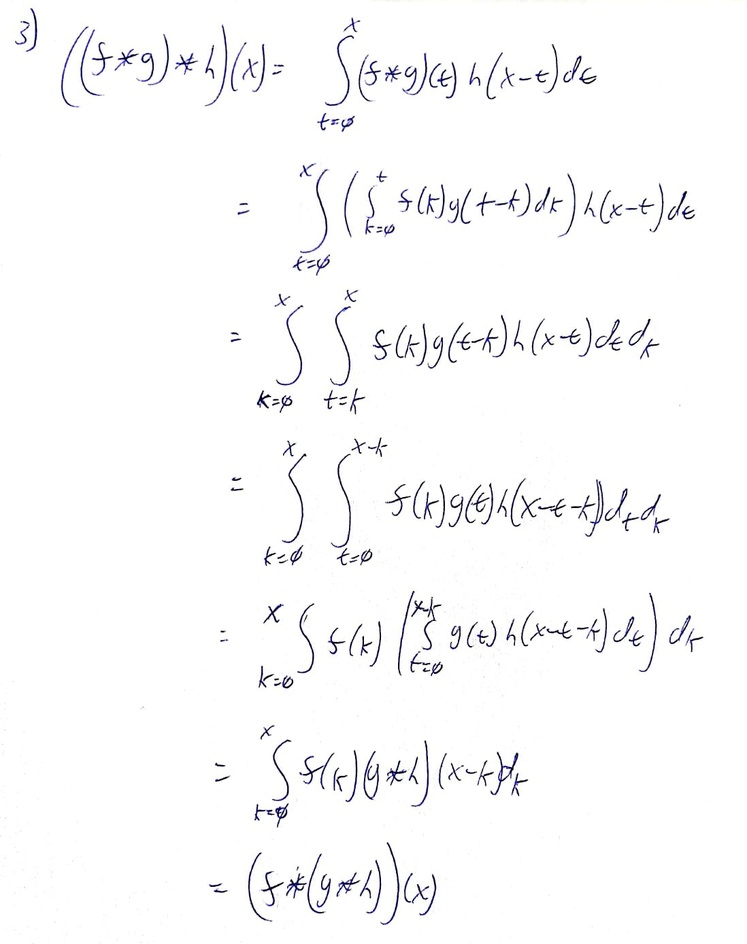
#> input picture Computer Vision Exercises/sheet04/cvsheets-079111da49168758507d2214a9681d1a21daf327/sheet01/src/tex/q3img.jpeg, 747 x 944 px, shrunk from 1098 x 1388 before the run
$ python sheet01.py tex/q3img.jpeg
#> lines starting #> are read from the running program, lines starting #| are printed output that depends on the picture; after the words box and inside, x2 and y2 are one past the last pixel; in counts of white or black regions, pixels touching at a corner belong together; long printed decimals are rounded
import cv2 as cv
import numpy as np
from matplotlib import pyplot as plt
import random
import time
import sys


if __name__ == '__main__':
    img_path = sys.argv[1]


#    =========================================================================
#    ==================== Task 1 =================================
#    =========================================================================
    print('------------------');
    print('Task 1:');
    print('------------------');
    # a
    print("------")
    print("a")
    print("------")
    img = cv.cvtColor(cv.imread(img_path), cv.COLOR_RGB2GRAY)
#> img: shape (944, 747); min 0, max 255, mean 250.1

    def integ(img):
        img_int = np.zeros(img.shape, dtype=int)

        img_int[0,0] = img[0,0]
#> img_int: shape (944, 747) int64; 0% white in thin lines or dots, all inside (x1, y1, x2, y2) = (0, 0, 1, 1)

        for i in range(1, img_int.shape[0]):
            img_int[i,0] = img[i,0] + img_int[i-1,0]
#> img_int: shape (944, 747) int64; min 0, max 240481, mean 161.2

        for j in range(1, img_int.shape[1]):
            img_int[0,j] = img[0,j] + img_int[0,j-1]
#> img_int: shape (944, 747) int64; min 0, max 240481, mean 261.7

        for i in range(1, img_int.shape[0]):
            for j in range(1, img_int.shape[1]):
                img_int[i,j] = img[i,j] + img_int[i,j-1] - img_int[i-1,j-1] + img_int[i-1,j]
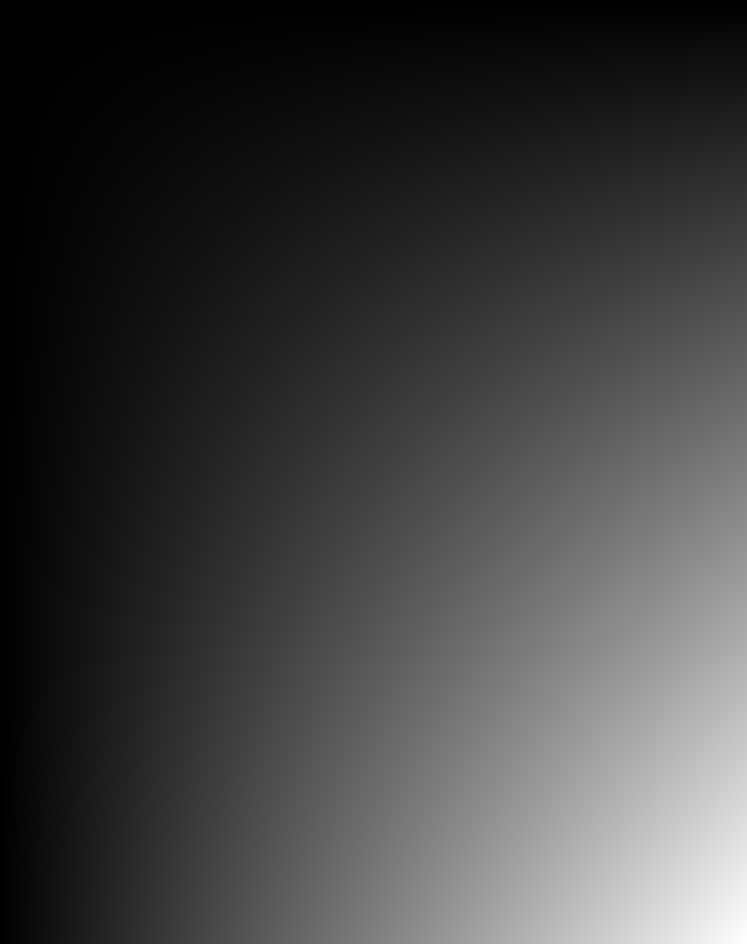
#> img_int: shape (944, 747) int64; min 255, max 176358903, mean 44216257; drawn with min black and max white

        return img_int

    img_int = integ(img)

    print("Image values for first 5x5")
    print(img[0:5,0:5])
#| [[255 255 255 255 255]
#|  [255 255 255 255 255]
#|  [255 255 255 255 255]
#|  [255 255 255 255 255]
#|  [255 255 255 255 255]]
    print("Integral values for first 5x5")
    print(img_int[0:5,0:5])
#| [[ 255  510  765 1020 1275]
#|  [ 510 1020 1530 2040 2550]
#|  [ 765 1530 2295 3060 3825]
#|  [1020 2040 3060 4080 5100]
#|  [1275 2550 3825 5100 6375]]
    cv.imshow("Task 1: Integral Image", img_int)

    #b
    #i
    print("------")
    print("b")
    print("------")
    print("Mean Grey Value by Sum: ", np.sum(img)/(img.shape[0] * img.shape[1]))
#| Mean Grey Value by Sum:  250.095

    #ii
    pos = cv.integral(img).shape
#> pos = (945, 748)
    print("Mean Grey Value by built-in Integral: ", cv.integral(img)[pos[0]-1, pos[1]-1]/(img.shape[0] * img.shape[1]))
#| Mean Grey Value by built-in Integral:  250.095

    #iii
    img_int = integ(img)
    pos = img_int.shape
#> pos = (944, 747)
    print("Mean Grey Value by Our Integral Function: ", img_int[pos[0]-1, pos[1]-1]/(img_int.shape[0] * img_int.shape[1]))
#| Mean Grey Value by Our Integral Function:  250.095


    #c
    print("------")
    print("c")
    print("------")
    squares = []
    num_squares = 10
    for i in range(0,num_squares):
        ypos = random.randint(0, img.shape[0] - 100)
        xpos = random.randint(0, img.shape[1] - 100)
        squares.append(img[ypos:ypos+100, xpos:xpos+100])
#> after the loop, squares = 10 items
        #cv.imshow("test " + str(i), positions[i])

    print("Mean Grey by Sum, Random Squares, 10 Iterations")
    start = time.clock()
    for i in range(0,num_squares):
        sum_mean = np.sum(squares[i])/(squares[i].shape[0] * squares[i].shape[1])
        print(sum_mean)
#> this loop made 10 passes
#> sum_mean on passes 1 to 10: 252.8, 246.4, 252.8, 247.5, 244.5, 245.3, 255, 254.2, 255, 245.9
#| 252.7787
#| 246.4164
#| 252.8365
#| 247.4741
#| 244.4887
#| 245.299
#| 254.9984
#| 254.2439
#> (further printed lines are left out)
    end = time.clock()
    print("Elapsed Time: ", end-start)

    print("Mean Grey by built-in Integral, Random Squares, 10 Iterations")
    start = time.clock()
    for i in range(0,num_squares):
        pos = squares[i].shape
        sum_mean = cv.integral(squares[i])[pos[0]-1, pos[1]-1]/(squares[i].shape[0] * squares[i].shape[1])
        print(sum_mean)
#> this loop made 10 passes
#> sum_mean on passes 1 to 10: 248, 241.5, 248, 242.5, 239.5, 240.2, 249.9, 249.2, 249.9, 241
#| 247.9658
#| 241.4783
#| 247.986
#| 242.5439
#| 239.5413
#| 240.2289
#| 249.9239
#| 249.1708
#> (further printed lines are left out)
    end = time.clock()
    print("Elapsed Time: ", end-start)

    print("Mean Grey by Our Integral Function, Random Squares, 10 Iterations")
    start = time.clock()
    for i in range(0,num_squares):
        img_int = integ(squares[i])
        pos = img_int.shape
        sum_mean = img_int[pos[0]-1, pos[1]-1]/(img_int.shape[0] * img_int.shape[1])
        print(sum_mean)
#> this loop made 10 passes
#| 252.7787
#| 246.4164
#| 252.8365
#| 247.4741
#| 244.4887
#| 245.299
#| 254.9984
#| 254.2439
#> (further printed lines are left out)
#> pass 1, `img_int = integ(squares[i])`:
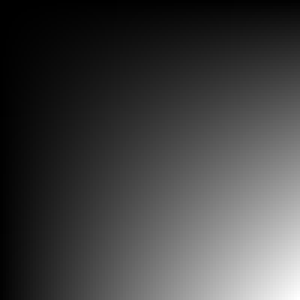
#> img_int: shape (100, 100) int64 (shown 3 times larger); min 255, max 2527787, mean 649727.8; drawn with min black and max white
    end = time.clock()
    print("Elapsed Time: ", end-start)

#    =========================================================================
#    ==================== Task 2 =================================
#    =========================================================================
    print('Task 2:');

    img2 = cv.imread(img_path)
#> img2 is the input picture: shape (944, 747, 3); mean B, G, R 250.5, 249.9, 250
    intensity = cv.cvtColor(img2, cv.COLOR_BGR2HSV)[:,:,2]

    eq_builtin = cv.equalizeHist(intensity)
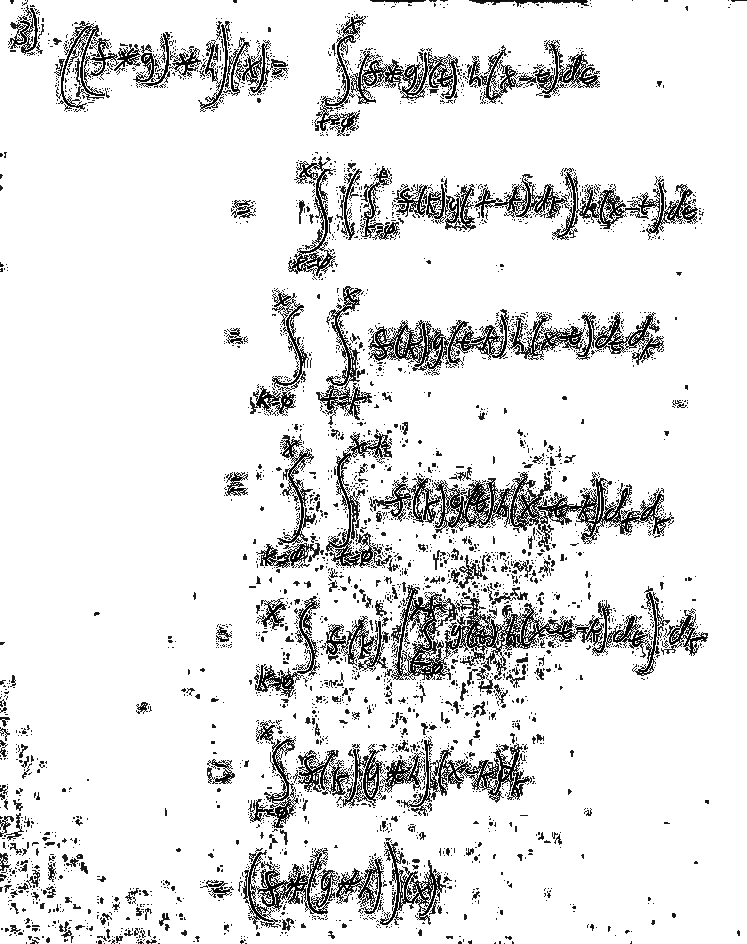
#> eq_builtin: shape (944, 747); min 0, max 255, mean 227.7
    cv.imshow("built in eq.",eq_builtin)

    count, binnum = np.histogram(intensity,bins=256)
#> count = 256 values, max 624345 at index 255, min 4 at index 1, mean 2754.6; binnum = 257 values from 0 to 255
    cdf = count.cumsum()
#> cdf = 256 values from 6 to 705168
    cdf_norm = cdf / float(cdf[-1])
#> cdf_norm = 256 values from 8.51e-06 to 1
    eq_intensities =(cdf_norm * 255).astype(np.uint8)
#> eq_intensities = 256 values from 0 to 255
    f = np.vectorize(lambda v: eq_intensities[v])
    eq_impl = f(intensity)
    cv.imshow("implemented eq.",eq_impl)


#    =========================================================================
#    ==================== Task 4 =================================
#    =========================================================================
    print('Task 4:');
    img4 = cv.imread(img_path)
    intensity = cv.cvtColor(img4, cv.COLOR_BGR2HSV)[:,:,2]
    cv.imshow("T4: original",intensity)

    sigma =  2.0*np.sqrt(2)
    filt_gaussian_a = cv.GaussianBlur(intensity, (3,3), sigma )
    cv.imshow("T4: gaussianBlur(a)",filt_gaussian_a)


    ##blurring with filter2d

    #calculating kernel values
    gaussian = lambda x,y:  (1.0 / 2*np.pi*(sigma**2))*np.exp(- (x**2 + y**2)/(2*sigma**2))
    kernel = np.zeros((3,3),dtype=float)
    for i in range(3):
        for j in range(3):

            kernel[i][j] = gaussian((i-1), (j-1))
    #normalizing kernel (sum to 1)
    kernel = kernel/kernel.sum()
    filt_gaussian_b = cv.filter2D(intensity, -1, kernel)
    cv.imshow("T4: filter2D(b)",filt_gaussian_b)

    ##bluring with sepfilter2D
    gaussian1d = lambda x:  (1.0 / np.sqrt(2*np.pi*(sigma**2)))*np.exp(- x**2/(2*sigma**2))
    kernel = np.zeros(3,dtype=float)
    for i in range(3):
        kernel[i]= gaussian1d(i-1)
    kernel = kernel/kernel.sum()
    filt_gaussian_c = cv.sepFilter2D(intensity, -1, kernel, kernel)
    print(filt_gaussian_c)
#> (printed output is left out)
    cv.imshow("T4: sepFilter2D(c)",filt_gaussian_c)

    ##calculating differences
    delta_a_b = np.abs(filt_gaussian_a - filt_gaussian_b)
    delta_a_c = np.abs(filt_gaussian_a - filt_gaussian_c)
    delta_b_c = np.abs(filt_gaussian_b - filt_gaussian_c)
#> delta_b_c: shape (944, 747); values 0 (black) and 1 (white), 0% white in thin lines or dots, all inside (x1, y1, x2, y2) = (293, 523, 455, 896)

    text = "maximum pixel error for pair %s is %d"
    print(text % ("(a,b)", delta_a_b.max()))
#| maximum pixel error for pair (a,b) is 255
    print(text % ("(a,c)", delta_a_c.max()))
#| maximum pixel error for pair (a,c) is 255
    print(text % ("(b,c)", delta_b_c.max()))
#| maximum pixel error for pair (b,c) is 1

#    cv.imshow("diff_a_b", delta_a_b)
#    cv.imshow("diff_a_c", delta_a_c)
#    cv.imshow("diff_b_c", delta_b_c)


#    =========================================================================
#    ==================== Task 5 =================================
#    =========================================================================
    print('------------------');
    print('Task 5:');
    print('------------------');
    mid = 2
    dim = 5
    sigma = 2
    g2 = np.zeros((dim,dim))
    for i in range(0,dim):
        for j in range(0,dim):
            g2[i,j] = (1/(2*np.pi*sigma**2))*np.exp(-1*((i-mid)**2 + (j-mid)**2)/(2*sigma**2))

    print("g2 kernel:")
    print(g2)
    #plt.imshow(g2)
    #plt.title("Gaussian, Sigma = 2")
    #plt.show()

    sigma = (2*np.sqrt(2))
    g2sq = np.zeros((dim,dim))
    for i in range(0,dim):
        for j in range(0,dim):
            g2sq[i,j] = (1/(2*np.pi*sigma**2))*np.exp(-1*((i-mid)**2 + (j-mid)**2)/(2*sigma**2))

    print("g2sqrt kernel:")
    print(g2sq)
    #plt.imshow(g2sq)
    #plt.title("Gaussian, Sigma = 2*sqrt(2)")
    #plt.show()

    #--------------
    #a
    ia = cv.filter2D(cv.filter2D(img,-1,g2), -1, g2)
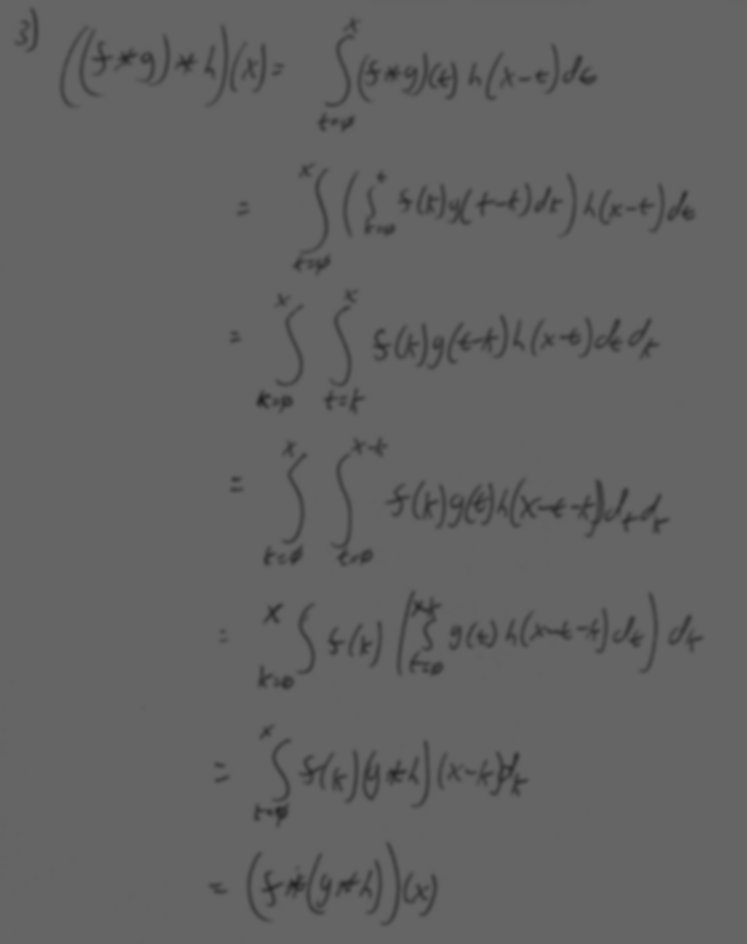
#> ia: shape (944, 747); min 33, max 101, mean 99.1
    cv.imshow("Task 5: Filter twice with sigma = 2", ia)
    #b
    ib = cv.filter2D(img, -1, g2sq)
    cv.imshow("Task 5: Filter once with sigma = 2*sqrt(2)", ib)

    pixeldist = abs(ia-ib)
    print("Maximum Pixel Error: ", np.amax(pixeldist))
#| Maximum Pixel Error:  255


#    =========================================================================
#    ==================== Task 7 =================================
#    =========================================================================
    print('Task 7:');

    print('------------------');
    print('Task 7:');
    print('------------------');

    nImg = np.zeros(img.shape, dtype=np.uint8)
    for i in range(0, img.shape[0]):
        for j in range(0, img.shape[1]):
            val = random.random()
            if (val < 0.30):
                val = random.random()
                if (val < 0.50):
                    nImg[i,j] = 0
                else:
                    nImg[i,j] = 255
            else:
                nImg[i,j] = img[i,j]
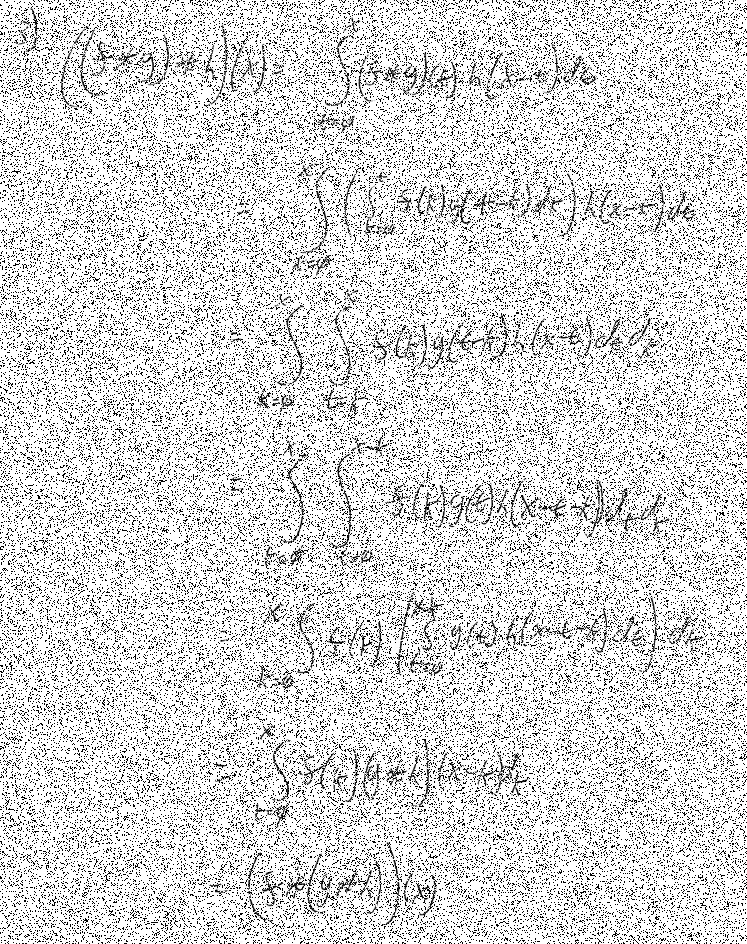
#> nImg: shape (944, 747); min 0, max 255, mean 213.1

    cv.imshow("Task 7: 30% Salt and Pepper Noise", nImg)
    cv.imshow("Task 7: Original Image", img)
    dim = 5 #this was chosen as the filter size. It minimizes the mean grey value distance to the original image.

    g = cv.GaussianBlur(nImg, (dim,dim), 0)
    cv.imshow("Task 7: Gaussian Filter, Sigma = 2, Size = " + str(dim), g)
    m = cv.medianBlur(nImg, dim)
    cv.imshow("Task 7: Median Blur Filter, Size = " + str(dim), m)
    b = cv.bilateralFilter(nImg, dim, 150, 150)
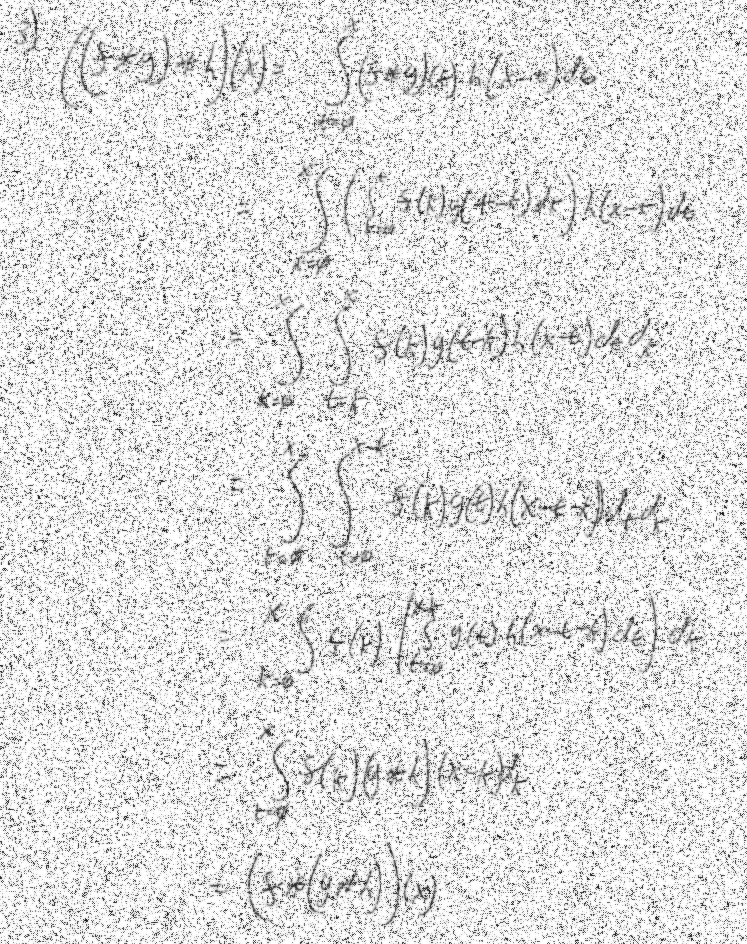
#> b: shape (944, 747); min 17, max 255, mean 222.6
    cv.imshow("Task 7: Bilateral Filter, Size = " + str(dim), b)


    pos = cv.integral(img).shape
#> pos = (945, 748)
    original = cv.integral(img)[pos[0]-1, pos[1]-1]/(img.shape[0] * img.shape[1])
#> original = 250.1

    pos = cv.integral(g).shape
    gaus = cv.integral(g)[pos[0]-1, pos[1]-1]/(g.shape[0] * g.shape[1])
#> gaus = 213

    pos = cv.integral(m).shape
    medi = cv.integral(m)[pos[0]-1, pos[1]-1]/(m.shape[0] * m.shape[1])
#> medi = 252.7

    pos = cv.integral(b).shape
    bila = cv.integral(b)[pos[0]-1, pos[1]-1]/(b.shape[0] * b.shape[1])
#> bila = 222.6

    print("Distance from Original to Gaussian: ", abs(original - gaus))
#| Distance from Original to Gaussian:  37.135
    print("Distance from Original to Median: ", abs(original - medi))
#| Distance from Original to Median:  2.604
    print("Distance from Original to Bilateral: ", abs(original - bila))
#| Distance from Original to Bilateral:  27.520

    #Find lowest distance


#    =========================================================================
#    ==================== Task 8 =================================
#    =========================================================================
    print('Task 8:');
    img6 = cv.imread(img_path)
    intensity = cv.cvtColor(img6, cv.COLOR_BGR2HSV)[:,:,2]
    kernel1 = np.array([[0.0113, 0.0838, 0.0113],[0.0838,0.6193,0.0838],[0.0113,0.0838,0.0113]])
    kernel2 = np.array([[-0.8984, 0.1472, 1.1410],[-1.9075,0.1566,2.1359],[-0.8659,0.0573,1.0337]])

    ##a
    img_a_1 = cv.filter2D(intensity, -1, kernel1)
    img_a_2 = cv.filter2D(intensity, -1, kernel2)

    #b
    ##returns filtered image
    def decompose_and_filter(img, kernel_name, kernel):
#> called with kernel_name = 'kernel1', kernel = array of shape (3, 3)
        sigmas,u,vt = cv.SVDecomp(kernel)
        vec_index = 0
        if(sigmas[0][0]!=0):
            print("%s could not be decomposed ... approximating" % kernel_name)
            vec_index = np.where(sigmas==sigmas.max())[0][0]
        kernel1_V = np.sqrt(sigmas[vec_index,0])*u[:,vec_index]
        kernel1_H = np.sqrt(sigmas[vec_index,0])*vt[vec_index,:]
        return cv.sepFilter2D(img, -1, kernel1_H, kernel1_V)


    img_b_1 = decompose_and_filter(intensity, "kernel1", kernel1)
    img_b_2 = decompose_and_filter(intensity, "kernel2", kernel2)
    cv.imshow("T6: k1, 2d filt", img_a_1)
    cv.imshow("T6: k1, 1d filt", img_b_1)
    cv.imshow("T6: k2, 2d filt", img_a_2)
    cv.imshow("T6: k2, 1d filt", img_b_2)

    ##calculating differences
    delta_kernel1 = np.abs(img_a_1 - img_b_1)
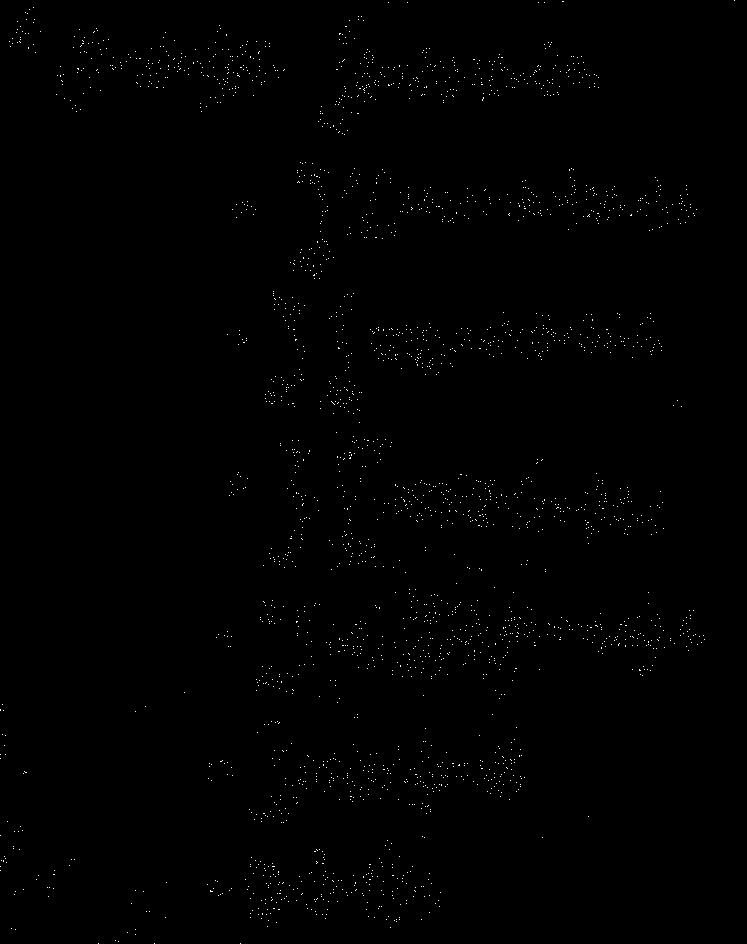
#> delta_kernel1: shape (944, 747); 0.4% white in thin lines or dots
    delta_kernel2 = np.abs(img_a_2 - img_b_2)
    text = "maximum pixel error for %s is %d"
    print(text % ("kernel1", delta_kernel1.max()))
#| maximum pixel error for kernel1 is 255
    print(text % ("kernel2", delta_kernel2.max()))
#| maximum pixel error for kernel2 is 255


    cv.waitKey(0)
    cv.destroyAllWindows()
